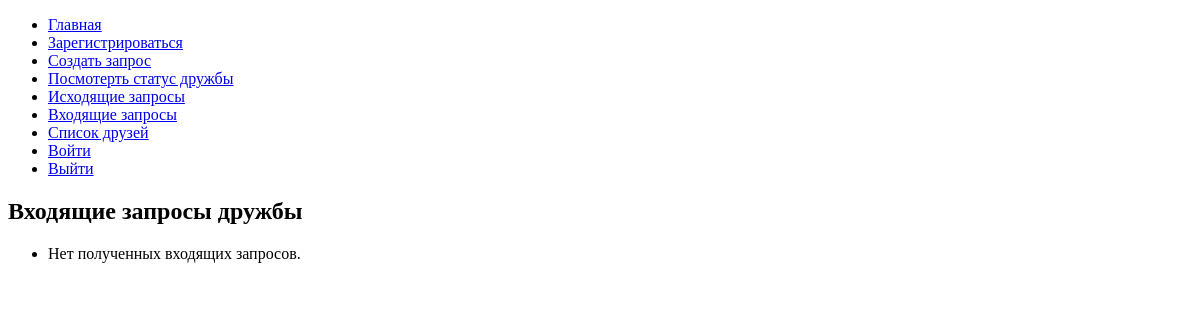
Before: /friendship/inbox/ (signed in) with the older database file.
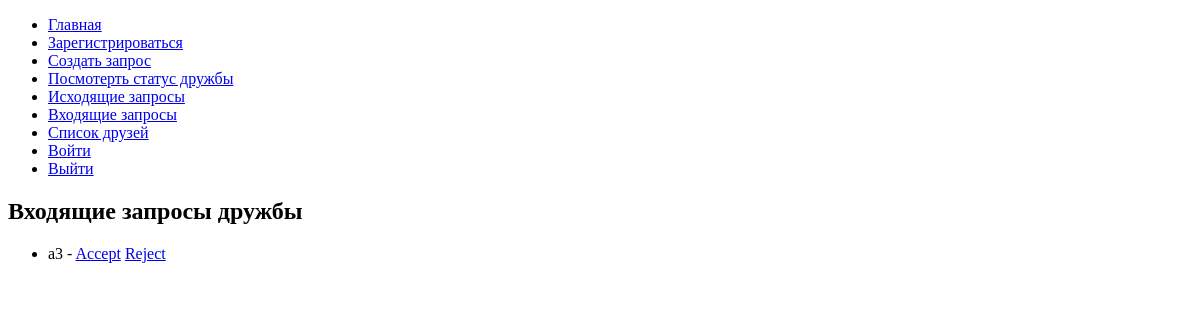
After: the same page with the newer database file.
### friendship/models.py (models this page shows)
class FriendRequest(models.Model):
    from_user = models.ForeignKey(User, on_delete=models.CASCADE, related_name='friend_requests_sent')
    to_user = models.ForeignKey(User, on_delete=models.CASCADE, related_name='friend_requests_received')
    accepted = models.BooleanField(default=False)

### friendship/views.py (the view)
# urls.py: path('inbox/', inbox),
@login_required
def inbox(request):
    friend_requests_received = FriendRequest.objects.filter(to_user=request.user, accepted=0)
    return render(request, 'friendship/received_friend_requests.html', {'incoming_requests': friend_requests_received})

### friendship/templates/friendship/received_friend_requests.html
{% extends 'friendship/base.html' %}
{% block content %}
  <h2>Входящие запросы дружбы</h2>
  <ul>
  {% for friend_request in incoming_requests %}
    <li>{{ friend_request.from_user }} - {% if friend_request.is_accepted %}Accepted{% else %}<a href="{% url 'accept_friend_request' friend_request.id %}">Accept</a> <a href="{% url 'reject_friend_request' friend_request.id %}">Reject</a>{% endif %}</li>
  {% empty %}
    <li>Нет полученных входящих запросов.</li>
  {% endfor %}
  </ul>
{% endblock %}

Changed rows visible on the page:
added FriendRequest: from_user "a3"
Other visible differences:
text no longer shown: "Нет полученных входящих запросов."
